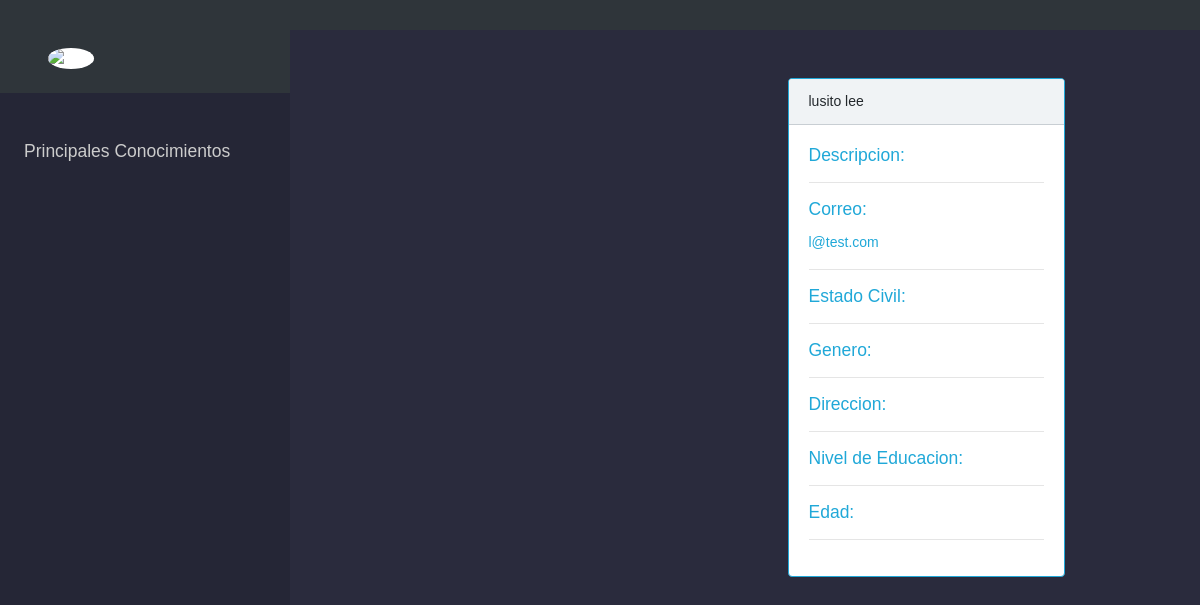
The app's page /postulados.php?id=5 with its own data.
### tables this page shows
CREATE TABLE `usuarios` (
  `idusuarios` int(11) NOT NULL,
  `nombre` varchar(45) NOT NULL,
  `apellido` varchar(45) NOT NULL,
  `ci` varchar(11) NOT NULL,
  `correo` varchar(45) NOT NULL,
  `contrasena` varchar(45) NOT NULL,
  `fechaNacimiento` date NOT NULL,
  `estadoCivil` varchar(45) NOT NULL,
  `genero` varchar(45) NOT NULL,
  `num1` varchar(11) NOT NULL,
  `direccion` varchar(45) NOT NULL,
  `puestoDeseado` varchar(45) NOT NULL,
  `educacion` varchar(45) NOT NULL,
  `perfilProfesional` varchar(45) NOT NULL,
  `idioma` varchar(45) NOT NULL,
  `nivelIdioma` varchar(45) NOT NULL,
  `disponibilidadViajar` varchar(2) NOT NULL,
  `licencia` varchar(2) NOT NULL,
  `vehiculo` varchar(2) DEFAULT NULL,
  `expEmpresa` varchar(100) NOT NULL,
  `expPais` varchar(100) NOT NULL,
  `expSector` varchar(100) NOT NULL,
  `expArea` varchar(100) NOT NULL,
  `expLabor` varchar(100) NOT NULL,
  `expFechaIni` date NOT NULL,
  `expFechaFin` date NOT NULL,
  `curriculum` text,
  `descripcion` varchar(100) DEFAULT NULL,
  `fotoPerfil` varchar(1000) DEFAULT './img-perfil/perfil-predeterminado.png',
  `pregunta1` varchar(150) DEFAULT NULL,
  `resp1` char(150) DEFAULT NULL,
  `sueldoDeseado` char(100) DEFAULT NULL,
  `edad` int(100) DEFAULT NULL,
  `esAdmin` tinyint(1) DEFAULT '0',
  `instagram` varchar(150) DEFAULT 'IG',
  `facebook` varchar(150) DEFAULT 'FB',
  `linkedin` varchar(150) DEFAULT 'IN',
  `idpais` int(11) DEFAULT NULL,
  `idestado` int(11) DEFAULT NULL
);

### postulados.php (the view, shortened to what this page needs)
<?php include("includes/headerEmpresa.php") ?>
<link rel="stylesheet" href="css/dashboard.css">
<?php
include('includes/conexion.php');
$id = $_GET["id"];
$query = "SELECT * FROM experiencia JOIN usuarios ON experiencia.usuarios_idusuarios = usuarios.idusuarios WHERE idusuarios = '$id'";
$rsquery = mysqli_query($conexion, $query);
$postulado = mysqli_fetch_array($rsquery);
?>
<div class="row">
    <div class="col-md-4">
        <aside class="side-nav" id="show-side-navigation1">
            <div class="bg-dark">
                <img src="<?php echo $postulado["fotoPerfil"] ?>" alt="perfil" class="responsive rounded-circle mb-4 mt-5 ml-5  bg-white" id="fotoPerfil" style="width: 100px; height: 100px;">
            </div>
            <ul class="categories">
                <h5 class="mt-5 ml-4">Principales Conocimientos</h5>
            </ul>
        </aside>
    </div>
    <div class="col-md-6">
        <div class="contents">
            <div class="row">
                <div class="col-md-6">
                </div>
                <div class="col-md-6">
                <?php
                    include("includes/conexion.php");
                    $query3 = "SELECT * FROM usuarios WHERE idusuarios ='$id' ";
                    $result = mysqli_query($conexion, $query3);
                    $cv = mysqli_fetch_array($result);
                    ?>
                    <div class="card border-primary mb-3 mt-5" style="max-width: 18rem; left: 70px;">
                        <div class="card-header"> <?php echo $cv["nombre"] ?>  <?php echo $cv["apellido"] ?> </div>
                        <div class="card-body text-primary">
                            <h5 class="card-title">Descripcion:</h5>
                            <p class="card-text">
                                <hr>
                                <h5 class="card-title">Correo:</h5>
                                <?php echo $cv["correo"] ?>
                                <hr>
                                <h5 class="card-title">Estado Civil:</h5>
                                <hr>
                                <h5 class="card-title">Genero:</h5>
                                <hr>
                                <h5 class="card-title">Direccion:</h5>
                                <hr>
                                <h5 class="card-title">Nivel de Educacion:</h5>
                                <hr>
                                <h5 class="card-title">Edad:</h5>
                                <hr>
                            </p>
                        </div>
                    </div>
                </div>
            </div>
        </div>
    </div>
    <?php include("includes/footer.php") ?>

### css/custom.css (style rules this page uses)
* { margin: 0; padding: 0; }

### css/dashboard.css (style rules this page uses)
* { padding: 0; margin: 0; -webkit-box-sizing: border-box; -moz-box-sizing: border-box; box-sizing: border-box; font-family: 'Droid Sans', sans-serif; outline: none; }
body { background-color: #2a2b3d; overflow: hidden; overflow-y: scroll; }
.side-nav { float: left; height: 100%; width: 290px; background-color: #252636; color: #CCC; -webkit-transform: translateX(0); -moz-transform: translateX(0); transform: translateX(0); -webkit-transition: all .3s ease-in-out; -moz-transition: all .3s ease-in-out; transition: .3s; position: fixed; top: 0; left: 0; overflow: auto; z-index: 9999999 }

### records on screen
usuarios: nombre "lusito", apellido "lee", correo "l@test.com"
